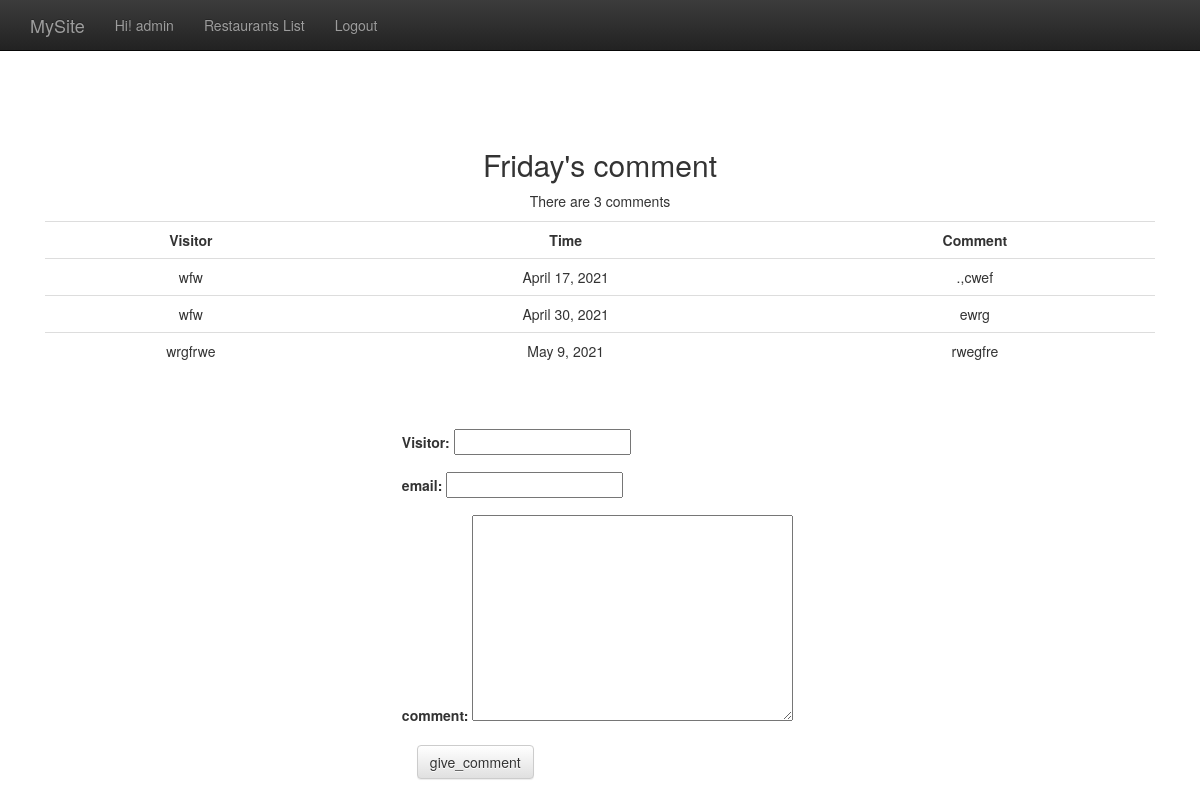
Page /comment/3/ (signed in) on the committed database.
### restaurants/models.py (models this page shows, shortened)
class Restaurant(models.Model):
    name = models.CharField(max_length=20)
    phone_number = models.CharField(max_length=15)
    address = models.CharField(max_length=50, blank=True)

class Comment(models.Model):
    content = models.CharField(max_length=255)
    visitor = models.CharField(max_length=255)
    email = models.CharField(max_length=255)
    date_time = models.DateTimeField()
    restaurant = models.ForeignKey(Restaurant)
    class Meta:
        ordering = ['date_time']
        permissions = (
            ("can_comment", "Can Comment"),
            )

### restaurants/views.py (the view)
# urls.py: url(r'^comment/(\d{1,5})/$', comment),
@permission_required('restaurants.can_comment', login_url='/accounts/login/')
def comment(request, id):
    if id:
        r = Restaurant.objects.get(id=id)
    else:
        return HttpResponseRedirect("/restaurants_list/")
    if request.POST:
        f = CommentForm(request.POST)
        if f.is_valid():
            visitor = f.cleaned_data['visitor']
            content = f.cleaned_data['content']
            email = f.cleaned_data['email']
            date_time = timezone.localtime(timezone.now())
            c = Comment.objects.create(
                visitor=visitor,
                email=email,
                content=content,
                date_time=date_time,
                restaurant=r
                )
            f = CommentForm()
    else:
        f = CommentForm()
    return render_to_response('comment.html', RequestContext(request, locals()))

### restaurants/forms.py
class CommentForm(forms.Form):
	visitor = forms.CharField(max_length=20)
	email = forms.EmailField(max_length=20, required=False)
	content = forms.CharField(max_length=200, widget=forms.Textarea())

### restaurants/templates/comment.html (shortened to what this page needs)
{% extends "base.html" %}
{% block content %}
        <h2>{{ r.name }}'s comment </h2>
        {% if r.comment_set.all %}
        <p>There are {{ r.comment_set.all|length }} comments</p>
        <table class="table table-hover">
            <tr>
                <th>Visitor</th>
                <th>Time</th>
                <th>Comment</th>
            </tr>
            {% for c in r.comment_set.all %}
            <tr>
                <td> {{ c.visitor }} </td>
                <td> {{ c.date_time | date:"F j, Y" }} </td>
                <td> {{ c.content }} </td>
            </tr>
            {% endfor %}
        </table>
        {% else %}
        <p>No comment</p>
        {% endif %}
        <br /><br />
        <form action="" method="post" class="form-horizontal" role="form" style="width:33%; margin:auto; text-align:left">{% csrf_token %}
            <div class="form-group">
            <label for="visitor">Visitor:</label>
            {{ f.visitor }}
            </div>
            <div class="form-group">
                <label for="email">email:</label>
            {{ f.email }}
            </div>
            <div class="form-group">
            <label for="content">comment:</label>
            {{ f.content }}
            </div>
            <input type="submit" value="give_comment" class="btn btn-default">
        </form>
{% endblock %}

### templates/base.html (shortened to what this page needs)
<!doctype html>
<html>
    <head>
        <link rel="stylesheet" href="https://maxcdn.bootstrapcdn.com/bootstrap/3.3.1/css/bootstrap.min.css">
        <link rel="stylesheet" href="https://maxcdn.bootstrapcdn.com/bootstrap/3.3.1/css/bootstrap-theme.min.css">
    </head>
    <body>
        <nav class="navbar navbar-inverse navbar-fixed-top" role="navigation">
            <div class="container">
                <div class="navbar-header">
                    <a class="navbar-brand" href="#">MySite</a>
                </div>
                <div id="navbar" class="collapse navbar-collapse">
                    <ul class="nav navbar-nav">
                        {% if request.user.is_authenticated %}
                            <li><a href="#">Hi! {{ request.user }}</a></li>
                            <li><a href="/restaurants_list/">Restaurants List</a></li>
                            <li><a href="/accounts/logout/">Logout</a></li>
                        {% else %}
                            <li><a href="/accounts/login/">Login</a></li>
                            <li><a href="/accounts/register/">Register</a></li>
                        {% endif %}
                    </ul>
                </div>
            </div>
        </nav>
        <div class="container">
            <div class="center_padding">
                {% block content %} {% endblock %}
            </div>
        </div>
    </body>
</html>

### templates/base.html (style rules this page uses)
th { text-align: center; }
div.center_padding { text-align: center; padding: 128px 15px; }

### rows in the picture
Restaurant: name "Friday", comment_set.all|length "3"
Comment: visitor "wfw", date_time "April 17, 2021", content ".,cwef"
Comment: visitor "wfw", date_time "April 30, 2021", content "ewrg"
Comment: visitor "wrgfrwe", date_time "May 9, 2021", content "rwegfre"

### other values in the picture
{{ request.user }} "admin"
